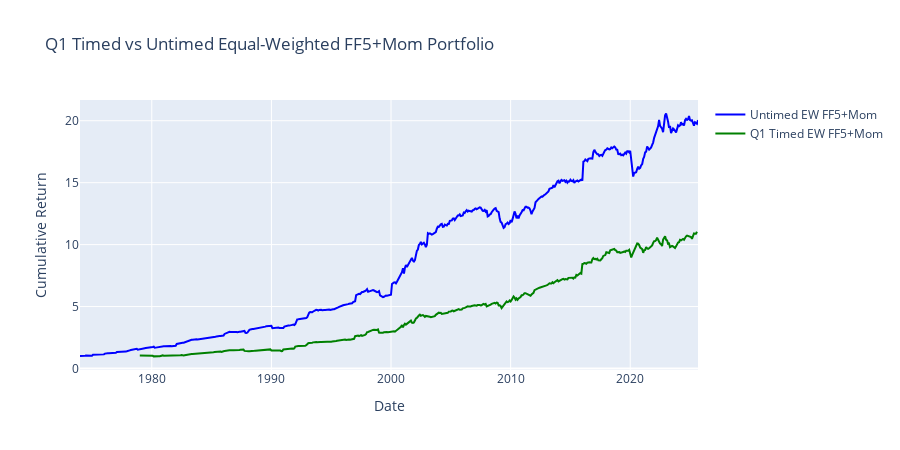

Notebook code cell kept with this figure:
### Code cell
# Compare Q1 Timed vs Untimed Equal-Weighted FF5+Mom Portfolio
print("=" * 60)
print("Q1 TIMED vs UNTIMED EW FF5+MOM PORTFOLIO COMPARISON")
print("=" * 60)

# Untimed: Equal-weighted buy-and-hold of all 6 factors
untimed_ew = factors_aligned.mean(axis=1)  # EW across 6 factors
untimed_ew_metrics = compute_performance_metrics(untimed_ew)

# Q1 Timed: Already computed
q1_timed_metrics = compute_performance_metrics(portfolio_returns_by_quintile[1])

print("\n                      Untimed EW FF5+Mom    Q1 Timed EW FF5+Mom")
print("-" * 60)
for key in ['Ann. Return', 'Ann. Vol', 'Sharpe', 'Max DD', 'Hit Rate']:
    untimed_val = untimed_ew_metrics.get(key, 'N/A')
    timed_val = q1_timed_metrics.get(key, 'N/A')
    print(f"{key:20}  {untimed_val:>18}  {timed_val:>18}")

# Plot cumulative returns comparison
import plotly.graph_objects as go

cum_untimed = (1 + untimed_ew).cumprod()
cum_timed = (1 + portfolio_returns_by_quintile[1]).cumprod()

fig = go.Figure()
fig.add_trace(go.Scatter(x=cum_untimed.index, y=cum_untimed.values, name='Untimed EW FF5+Mom', line=dict(color='blue')))
fig.add_trace(go.Scatter(x=cum_timed.index, y=cum_timed.values, name='Q1 Timed EW FF5+Mom', line=dict(color='green')))
fig.update_layout(
    title='Q1 Timed vs Untimed Equal-Weighted FF5+Mom Portfolio',
    xaxis_title='Date',
    yaxis_title='Cumulative Return',
    height=450,
    hovermode='x unified'
)
fig.show()

### Figure 1 — Plotly figure (JSON) as saved in the notebook; plotly's stock layout.template omitted (floating-point values rounded to 4 significant figures; data arrays with more than 128 entries replaced by an {"elided": "..."} marker saying what was removed)
{"data": [{"line": {"color": "blue"}, "name": "Untimed EW FF5+Mom", "type": "scatter", "x": {"elided": "621 str values"}, "y": {"elided": "621 float values"}}, {"line": {"color": "green"}, "name": "Q1 Timed EW FF5+Mom", "type": "scatter", "x": {"elided": "561 str values"}, "y": {"elided": "561 float values"}}], "layout": {"height": 450, "hovermode": "x unified", "title": {"text": "Q1 Timed vs Untimed Equal-Weighted FF5+Mom Portfolio"}, "xaxis": {"title": {"text": "Date"}}, "yaxis": {"title": {"text": "Cumulative Return"}}}}
